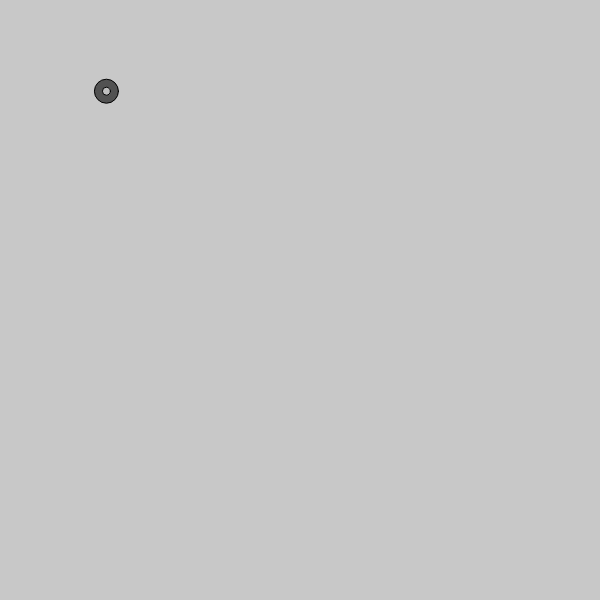
Frame 1 (no input)
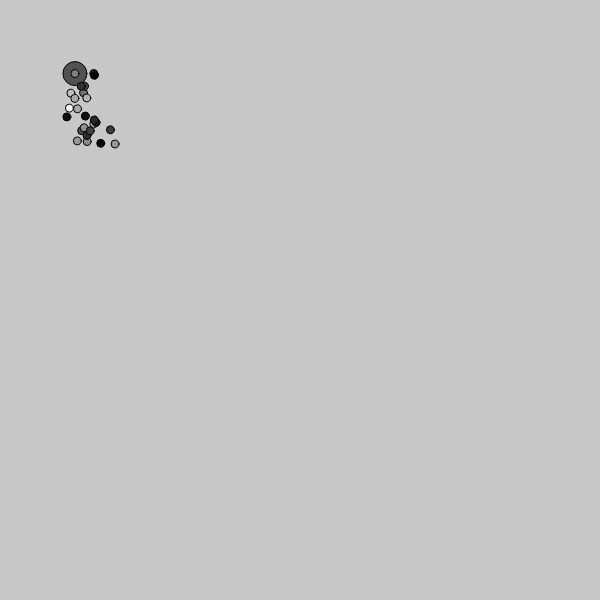
Frame 60 (no input)
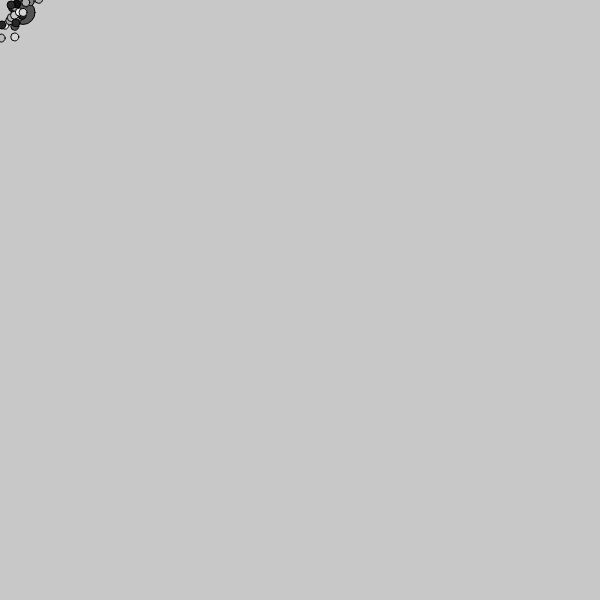
Frame 120 (the mouse pressed at the canvas centre since frame 60)

The p5.js sketch that drew these frames (run headless with seeded random() and noise() and a simulated clock; from frame 60 on, the mouse is pressed at the canvas centre):

// p5.js sketch
// ── sketch.js
var particle;

function setup() {
    createCanvas(600, 600);
    particle = new particle(100, 100);
}

function draw() {
    background(200);
    particle.update();
    particle.show();
}

function particle(x, y){
    this.x = x;
    this.y = y

    this.history = [];

    this.update = function(){
        this.x += random(-15, 15);
        this.y += random(-15, 15);

        var v = createVector(this.x, this.y);
        this.history.push(v);

        if(this.history.length > 25){
            this.history.splice(0, 1);
        }
    }

    this.show = function(){
        stroke(0);
        fill(0,150);
        ellipse(this.x, this.y, 24, 24);

        for (var i = 0; i < this.history.length; i++){
            var pos = this.history[i];
            fill(random(255));
            ellipse(pos.x, pos.y, 8, 8)
        }
    }
}
